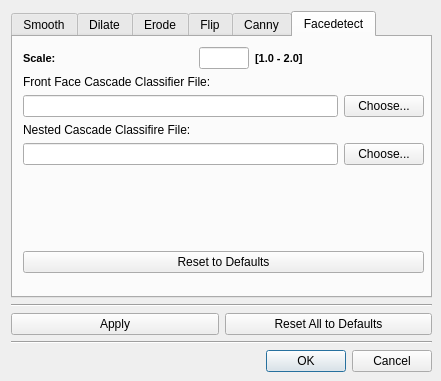
<?xml version="1.0" encoding="UTF-8"?>
<ui version="4.0">
 <class>ProcessingSettingsDialog</class>
 <widget class="QDialog" name="ProcessingSettingsDialog">
  <property name="geometry">
   <rect>
    <x>0</x>
    <y>0</y>
    <width>441</width>
    <height>381</height>
   </rect>
  </property>
  <property name="sizePolicy">
   <sizepolicy hsizetype="Minimum" vsizetype="Minimum">
    <horstretch>0</horstretch>
    <verstretch>0</verstretch>
   </sizepolicy>
  </property>
  <property name="minimumSize">
   <size>
    <width>0</width>
    <height>0</height>
   </size>
  </property>
  <property name="windowTitle">
   <string>Processing Settings</string>
  </property>
  <widget class="QWidget" name="layoutWidget">
   <property name="geometry">
    <rect>
     <x>11</x>
     <y>11</y>
     <width>421</width>
     <height>361</height>
    </rect>
   </property>
   <layout class="QVBoxLayout" name="verticalLayout_1">
    <item>
     <widget class="QTabWidget" name="tabWidget">
      <property name="currentIndex">
       <number>5</number>
      </property>
      <widget class="QWidget" name="smoothTab">
       <attribute name="title">
        <string>Smooth</string>
       </attribute>
       <widget class="QWidget" name="layoutWidget">
        <property name="geometry">
         <rect>
          <x>10</x>
          <y>10</y>
          <width>401</width>
          <height>225</height>
         </rect>
        </property>
        <layout class="QVBoxLayout" name="verticalLayout_5">
         <item>
          <layout class="QHBoxLayout" name="horizontalLayout_5">
           <item>
            <layout class="QVBoxLayout" name="verticalLayout_3">
             <item>
              <widget class="QLabel" name="label_2">
               <property name="sizePolicy">
                <sizepolicy hsizetype="Preferred" vsizetype="Minimum">
                 <horstretch>0</horstretch>
                 <verstretch>0</verstretch>
                </sizepolicy>
               </property>
               <property name="minimumSize">
                <size>
                 <width>0</width>
                 <height>27</height>
                </size>
               </property>
               <property name="maximumSize">
                <size>
                 <width>16777215</width>
                 <height>27</height>
                </size>
               </property>
               <property name="font">
                <font>
                 <pointsize>8</pointsize>
                 <weight>75</weight>
                 <bold>true</bold>
                </font>
               </property>
               <property name="text">
                <string>Type:</string>
               </property>
              </widget>
             </item>
             <item>
              <layout class="QVBoxLayout" name="verticalLayout_2">
               <item>
                <widget class="QRadioButton" name="smoothBlurNoScaleButton">
                 <property name="font">
                  <font>
                   <pointsize>8</pointsize>
                  </font>
                 </property>
                 <property name="text">
                  <string>Blur (no scale)</string>
                 </property>
                 <attribute name="buttonGroup">
                  <string>smoothTypeGroup</string>
                 </attribute>
                </widget>
               </item>
               <item>
                <widget class="QRadioButton" name="smoothBlurButton">
                 <property name="font">
                  <font>
                   <pointsize>8</pointsize>
                  </font>
                 </property>
                 <property name="text">
                  <string>Blur</string>
                 </property>
                 <attribute name="buttonGroup">
                  <string>smoothTypeGroup</string>
                 </attribute>
                </widget>
               </item>
               <item>
                <widget class="QRadioButton" name="smoothGaussianButton">
                 <property name="font">
                  <font>
                   <pointsize>8</pointsize>
                  </font>
                 </property>
                 <property name="text">
                  <string>Gaussian</string>
                 </property>
                 <attribute name="buttonGroup">
                  <string>smoothTypeGroup</string>
                 </attribute>
                </widget>
               </item>
               <item>
                <widget class="QRadioButton" name="smoothMedianButton">
                 <property name="font">
                  <font>
                   <pointsize>8</pointsize>
                  </font>
                 </property>
                 <property name="text">
                  <string>Median</string>
                 </property>
                 <attribute name="buttonGroup">
                  <string>smoothTypeGroup</string>
                 </attribute>
                </widget>
               </item>
               <item>
                <spacer name="verticalSpacer">
                 <property name="orientation">
                  <enum>Qt::Vertical</enum>
                 </property>
                 <property name="sizeHint" stdset="0">
                  <size>
                   <width>20</width>
                   <height>40</height>
                  </size>
                 </property>
                </spacer>
               </item>
              </layout>
             </item>
            </layout>
           </item>
           <item>
            <layout class="QVBoxLayout" name="verticalLayout_4">
             <item>
              <widget class="QLabel" name="label_3">
               <property name="minimumSize">
                <size>
                 <width>0</width>
                 <height>27</height>
                </size>
               </property>
               <property name="maximumSize">
                <size>
                 <width>16777215</width>
                 <height>27</height>
                </size>
               </property>
               <property name="font">
                <font>
                 <pointsize>8</pointsize>
                 <weight>75</weight>
                 <bold>true</bold>
                </font>
               </property>
               <property name="text">
                <string>Parameters:</string>
               </property>
              </widget>
             </item>
             <item>
              <layout class="QVBoxLayout" name="verticalLayout">
               <item>
                <layout class="QHBoxLayout" name="horizontalLayout_4">
                 <item>
                  <widget class="QLabel" name="label_4">
                   <property name="sizePolicy">
                    <sizepolicy hsizetype="Minimum" vsizetype="Preferred">
                     <horstretch>0</horstretch>
                     <verstretch>0</verstretch>
                    </sizepolicy>
                   </property>
                   <property name="minimumSize">
                    <size>
                     <width>20</width>
                     <height>0</height>
                    </size>
                   </property>
                   <property name="maximumSize">
                    <size>
                     <width>20</width>
                     <height>16777215</height>
                    </size>
                   </property>
                   <property name="font">
                    <font>
                     <pointsize>8</pointsize>
                    </font>
                   </property>
                   <property name="text">
                    <string>1:</string>
                   </property>
                  </widget>
                 </item>
                 <item>
                  <widget class="QLineEdit" name="smoothParam1Edit">
                   <property name="sizePolicy">
                    <sizepolicy hsizetype="Minimum" vsizetype="Fixed">
                     <horstretch>0</horstretch>
                     <verstretch>0</verstretch>
                    </sizepolicy>
                   </property>
                   <property name="minimumSize">
                    <size>
                     <width>50</width>
                     <height>0</height>
                    </size>
                   </property>
                   <property name="maximumSize">
                    <size>
                     <width>50</width>
                     <height>16777215</height>
                    </size>
                   </property>
                  </widget>
                 </item>
                 <item>
                  <widget class="QLabel" name="smoothParam1RangeLabel">
                   <property name="font">
                    <font>
                     <pointsize>8</pointsize>
                     <weight>75</weight>
                     <bold>true</bold>
                    </font>
                   </property>
                   <property name="text">
                    <string/>
                   </property>
                  </widget>
                 </item>
                </layout>
               </item>
               <item>
                <layout class="QHBoxLayout" name="horizontalLayout_3">
                 <item>
                  <widget class="QLabel" name="label_5">
                   <property name="sizePolicy">
                    <sizepolicy hsizetype="Minimum" vsizetype="Preferred">
                     <horstretch>0</horstretch>
                     <verstretch>0</verstretch>
                    </sizepolicy>
                   </property>
                   <property name="minimumSize">
                    <size>
                     <width>20</width>
                     <height>0</height>
                    </size>
                   </property>
                   <property name="maximumSize">
                    <size>
                     <width>20</width>
                     <height>16777215</height>
                    </size>
                   </property>
                   <property name="font">
                    <font>
                     <pointsize>8</pointsize>
                    </font>
                   </property>
                   <property name="text">
                    <string>2:</string>
                   </property>
                  </widget>
                 </item>
                 <item>
                  <widget class="QLineEdit" name="smoothParam2Edit">
                   <property name="sizePolicy">
                    <sizepolicy hsizetype="Minimum" vsizetype="Fixed">
                     <horstretch>0</horstretch>
                     <verstretch>0</verstretch>
                    </sizepolicy>
                   </property>
                   <property name="minimumSize">
                    <size>
                     <width>50</width>
                     <height>0</height>
                    </size>
                   </property>
                   <property name="maximumSize">
                    <size>
                     <width>50</width>
                     <height>16777215</height>
                    </size>
                   </property>
                  </widget>
                 </item>
                 <item>
                  <widget class="QLabel" name="smoothParam2RangeLabel">
                   <property name="font">
                    <font>
                     <pointsize>8</pointsize>
                     <weight>75</weight>
                     <bold>true</bold>
                    </font>
                   </property>
                   <property name="text">
                    <string/>
                   </property>
                  </widget>
                 </item>
                </layout>
               </item>
               <item>
                <layout class="QHBoxLayout" name="horizontalLayout_2">
                 <item>
                  <widget class="QLabel" name="label_6">
                   <property name="sizePolicy">
                    <sizepolicy hsizetype="Minimum" vsizetype="Preferred">
                     <horstretch>0</horstretch>
                     <verstretch>0</verstretch>
                    </sizepolicy>
                   </property>
                   <property name="minimumSize">
                    <size>
                     <width>20</width>
                     <height>0</height>
                    </size>
                   </property>
                   <property name="maximumSize">
                    <size>
                     <width>20</width>
                     <height>16777215</height>
                    </size>
                   </property>
                   <property name="font">
                    <font>
                     <pointsize>8</pointsize>
                    </font>
                   </property>
                   <property name="text">
                    <string>3:</string>
                   </property>
                  </widget>
                 </item>
                 <item>
                  <widget class="QLineEdit" name="smoothParam3Edit">
                   <property name="sizePolicy">
                    <sizepolicy hsizetype="Minimum" vsizetype="Fixed">
                     <horstretch>0</horstretch>
                     <verstretch>0</verstretch>
                    </sizepolicy>
                   </property>
                   <property name="minimumSize">
                    <size>
                     <width>50</width>
                     <height>0</height>
                    </size>
                   </property>
                   <property name="maximumSize">
                    <size>
                     <width>50</width>
                     <height>16777215</height>
                    </size>
                   </property>
                  </widget>
                 </item>
                 <item>
                  <widget class="QLabel" name="smoothParam3RangeLabel">
                   <property name="font">
                    <font>
                     <pointsize>8</pointsize>
                     <weight>75</weight>
                     <bold>true</bold>
                    </font>
                   </property>
                   <property name="text">
                    <string/>
                   </property>
                  </widget>
                 </item>
                </layout>
               </item>
               <item>
                <layout class="QHBoxLayout" name="horizontalLayout_1">
                 <item>
                  <widget class="QLabel" name="label_7">
                   <property name="sizePolicy">
                    <sizepolicy hsizetype="Minimum" vsizetype="Preferred">
                     <horstretch>0</horstretch>
                     <verstretch>0</verstretch>
                    </sizepolicy>
                   </property>
                   <property name="minimumSize">
                    <size>
                     <width>20</width>
                     <height>0</height>
                    </size>
                   </property>
                   <property name="maximumSize">
                    <size>
                     <width>20</width>
                     <height>16777215</height>
                    </size>
                   </property>
                   <property name="font">
                    <font>
                     <pointsize>8</pointsize>
                    </font>
                   </property>
                   <property name="text">
                    <string>4:</string>
                   </property>
                  </widget>
                 </item>
                 <item>
                  <widget class="QLineEdit" name="smoothParam4Edit">
                   <property name="sizePolicy">
                    <sizepolicy hsizetype="Minimum" vsizetype="Fixed">
                     <horstretch>0</horstretch>
                     <verstretch>0</verstretch>
                    </sizepolicy>
                   </property>
                   <property name="minimumSize">
                    <size>
                     <width>50</width>
                     <height>0</height>
                    </size>
                   </property>
                   <property name="maximumSize">
                    <size>
                     <width>50</width>
                     <height>16777215</height>
                    </size>
                   </property>
                  </widget>
                 </item>
                 <item>
                  <widget class="QLabel" name="smoothParam4RangeLabel">
                   <property name="font">
                    <font>
                     <pointsize>8</pointsize>
                     <weight>75</weight>
                     <bold>true</bold>
                    </font>
                   </property>
                   <property name="text">
                    <string/>
                   </property>
                  </widget>
                 </item>
                </layout>
               </item>
               <item>
                <spacer name="verticalSpacer_2">
                 <property name="orientation">
                  <enum>Qt::Vertical</enum>
                 </property>
                 <property name="sizeHint" stdset="0">
                  <size>
                   <width>20</width>
                   <height>40</height>
                  </size>
                 </property>
                </spacer>
               </item>
              </layout>
             </item>
            </layout>
           </item>
          </layout>
         </item>
         <item>
          <spacer name="verticalSpacer_1">
           <property name="orientation">
            <enum>Qt::Vertical</enum>
           </property>
           <property name="sizeHint" stdset="0">
            <size>
             <width>20</width>
             <height>40</height>
            </size>
           </property>
          </spacer>
         </item>
         <item>
          <widget class="QPushButton" name="resetSmoothToDefaultsButton">
           <property name="text">
            <string>Reset to Defaults</string>
           </property>
          </widget>
         </item>
        </layout>
       </widget>
      </widget>
      <widget class="QWidget" name="dilateTab">
       <attribute name="title">
        <string>Dilate</string>
       </attribute>
       <widget class="QWidget" name="layoutWidget">
        <property name="geometry">
         <rect>
          <x>10</x>
          <y>10</y>
          <width>401</width>
          <height>221</height>
         </rect>
        </property>
        <layout class="QVBoxLayout" name="verticalLayout_7">
         <item>
          <layout class="QHBoxLayout" name="horizontalLayout_7">
           <item>
            <widget class="QLabel" name="label_14">
             <property name="font">
              <font>
               <pointsize>8</pointsize>
               <weight>75</weight>
               <bold>true</bold>
              </font>
             </property>
             <property name="text">
              <string>Number of iterations:</string>
             </property>
            </widget>
           </item>
           <item>
            <widget class="QLineEdit" name="dilateIterationsEdit">
             <property name="sizePolicy">
              <sizepolicy hsizetype="Minimum" vsizetype="Fixed">
               <horstretch>0</horstretch>
               <verstretch>0</verstretch>
              </sizepolicy>
             </property>
             <property name="minimumSize">
              <size>
               <width>50</width>
               <height>0</height>
              </size>
             </property>
             <property name="maximumSize">
              <size>
               <width>50</width>
               <height>16777215</height>
              </size>
             </property>
            </widget>
           </item>
           <item>
            <widget class="QLabel" name="label">
             <property name="font">
              <font>
               <pointsize>8</pointsize>
               <weight>75</weight>
               <bold>true</bold>
              </font>
             </property>
             <property name="text">
              <string>[1-99]</string>
             </property>
            </widget>
           </item>
          </layout>
         </item>
         <item>
          <spacer name="verticalSpacer_3">
           <property name="orientation">
            <enum>Qt::Vertical</enum>
           </property>
           <property name="sizeHint" stdset="0">
            <size>
             <width>20</width>
             <height>40</height>
            </size>
           </property>
          </spacer>
         </item>
         <item>
          <widget class="QPushButton" name="resetDilateToDefaultsButton">
           <property name="text">
            <string>Reset to Defaults</string>
           </property>
          </widget>
         </item>
        </layout>
       </widget>
      </widget>
      <widget class="QWidget" name="erodeTab">
       <attribute name="title">
        <string>Erode</string>
       </attribute>
       <widget class="QWidget" name="layoutWidget">
        <property name="geometry">
         <rect>
          <x>10</x>
          <y>10</y>
          <width>401</width>
          <height>221</height>
         </rect>
        </property>
        <layout class="QVBoxLayout" name="verticalLayout_8">
         <item>
          <layout class="QHBoxLayout" name="horizontalLayout_8">
           <item>
            <widget class="QLabel" name="label_17">
             <property name="font">
              <font>
               <pointsize>8</pointsize>
               <weight>75</weight>
               <bold>true</bold>
              </font>
             </property>
             <property name="text">
              <string>Number of iterations:</string>
             </property>
            </widget>
           </item>
           <item>
            <widget class="QLineEdit" name="erodeIterationsEdit">
             <property name="sizePolicy">
              <sizepolicy hsizetype="Minimum" vsizetype="Fixed">
               <horstretch>0</horstretch>
               <verstretch>0</verstretch>
              </sizepolicy>
             </property>
             <property name="minimumSize">
              <size>
               <width>50</width>
               <height>0</height>
              </size>
             </property>
             <property name="maximumSize">
              <size>
               <width>50</width>
               <height>16777215</height>
              </size>
             </property>
            </widget>
           </item>
           <item>
            <widget class="QLabel" name="label_13">
             <property name="font">
              <font>
               <pointsize>8</pointsize>
               <weight>75</weight>
               <bold>true</bold>
              </font>
             </property>
             <property name="text">
              <string>[1-99]</string>
             </property>
            </widget>
           </item>
          </layout>
         </item>
         <item>
          <spacer name="verticalSpacer_4">
           <property name="orientation">
            <enum>Qt::Vertical</enum>
           </property>
           <property name="sizeHint" stdset="0">
            <size>
             <width>20</width>
             <height>40</height>
            </size>
           </property>
          </spacer>
         </item>
         <item>
          <widget class="QPushButton" name="resetErodeToDefaultsButton">
           <property name="text">
            <string>Reset to Defaults</string>
           </property>
          </widget>
         </item>
        </layout>
       </widget>
      </widget>
      <widget class="QWidget" name="flipTab">
       <attribute name="title">
        <string>Flip</string>
       </attribute>
       <widget class="QWidget" name="layoutWidget">
        <property name="geometry">
         <rect>
          <x>10</x>
          <y>10</y>
          <width>401</width>
          <height>221</height>
         </rect>
        </property>
        <layout class="QVBoxLayout" name="verticalLayout_9">
         <item>
          <layout class="QHBoxLayout" name="horizontalLayout_9">
           <item>
            <widget class="QLabel" name="label_12">
             <property name="sizePolicy">
              <sizepolicy hsizetype="Preferred" vsizetype="Minimum">
               <horstretch>0</horstretch>
               <verstretch>0</verstretch>
              </sizepolicy>
             </property>
             <property name="minimumSize">
              <size>
               <width>0</width>
               <height>27</height>
              </size>
             </property>
             <property name="maximumSize">
              <size>
               <width>16777215</width>
               <height>27</height>
              </size>
             </property>
             <property name="font">
              <font>
               <pointsize>8</pointsize>
               <weight>75</weight>
               <bold>true</bold>
              </font>
             </property>
             <property name="text">
              <string>Mode:</string>
             </property>
            </widget>
           </item>
           <item>
            <widget class="QRadioButton" name="flipXAxisButton">
             <property name="font">
              <font>
               <pointsize>8</pointsize>
              </font>
             </property>
             <property name="text">
              <string>X-axis</string>
             </property>
             <attribute name="buttonGroup">
              <string>flipModeGroup</string>
             </attribute>
            </widget>
           </item>
           <item>
            <widget class="QRadioButton" name="flipYAxisButton">
             <property name="font">
              <font>
               <pointsize>8</pointsize>
              </font>
             </property>
             <property name="text">
              <string>Y-axis</string>
             </property>
             <attribute name="buttonGroup">
              <string>flipModeGroup</string>
             </attribute>
            </widget>
           </item>
           <item>
            <widget class="QRadioButton" name="flipBothAxesButton">
             <property name="font">
              <font>
               <pointsize>8</pointsize>
              </font>
             </property>
             <property name="text">
              <string>Both axes</string>
             </property>
             <attribute name="buttonGroup">
              <string>flipModeGroup</string>
             </attribute>
            </widget>
           </item>
          </layout>
         </item>
         <item>
          <spacer name="verticalSpacer_5">
           <property name="orientation">
            <enum>Qt::Vertical</enum>
           </property>
           <property name="sizeHint" stdset="0">
            <size>
             <width>20</width>
             <height>40</height>
            </size>
           </property>
          </spacer>
         </item>
         <item>
          <widget class="QPushButton" name="resetFlipToDefaultsButton">
           <property name="text">
            <string>Reset to Defaults</string>
           </property>
          </widget>
         </item>
        </layout>
       </widget>
      </widget>
      <widget class="QWidget" name="cannyTab">
       <attribute name="title">
        <string>Canny</string>
       </attribute>
       <widget class="QWidget" name="layoutWidget">
        <property name="geometry">
         <rect>
          <x>10</x>
          <y>10</y>
          <width>401</width>
          <height>221</height>
         </rect>
        </property>
        <layout class="QVBoxLayout" name="verticalLayout_6">
         <item>
          <layout class="QHBoxLayout" name="horizontalLayout_10">
           <item>
            <widget class="QLabel" name="label_1">
             <property name="font">
              <font>
               <pointsize>8</pointsize>
               <weight>75</weight>
               <bold>true</bold>
              </font>
             </property>
             <property name="text">
              <string>Threshold 1:</string>
             </property>
            </widget>
           </item>
           <item>
            <widget class="QLineEdit" name="cannyThresh1Edit">
             <property name="sizePolicy">
              <sizepolicy hsizetype="Minimum" vsizetype="Fixed">
               <horstretch>0</horstretch>
               <verstretch>0</verstretch>
              </sizepolicy>
             </property>
             <property name="minimumSize">
              <size>
               <width>50</width>
               <height>0</height>
              </size>
             </property>
             <property name="maximumSize">
              <size>
               <width>50</width>
               <height>16777215</height>
              </size>
             </property>
            </widget>
           </item>
           <item>
            <widget class="QLabel" name="label_8">
             <property name="font">
              <font>
               <pointsize>8</pointsize>
               <weight>75</weight>
               <bold>true</bold>
              </font>
             </property>
             <property name="text">
              <string>[0-999]</string>
             </property>
            </widget>
           </item>
          </layout>
         </item>
         <item>
          <layout class="QHBoxLayout" name="horizontalLayout_11">
           <item>
            <widget class="QLabel" name="label_16">
             <property name="font">
              <font>
               <pointsize>8</pointsize>
               <weight>75</weight>
               <bold>true</bold>
              </font>
             </property>
             <property name="text">
              <string>Threshold 2:</string>
             </property>
            </widget>
           </item>
           <item>
            <widget class="QLineEdit" name="cannyThresh2Edit">
             <property name="sizePolicy">
              <sizepolicy hsizetype="Minimum" vsizetype="Fixed">
               <horstretch>0</horstretch>
               <verstretch>0</verstretch>
              </sizepolicy>
             </property>
             <property name="minimumSize">
              <size>
               <width>50</width>
               <height>0</height>
              </size>
             </property>
             <property name="maximumSize">
              <size>
               <width>50</width>
               <height>16777215</height>
              </size>
             </property>
            </widget>
           </item>
           <item>
            <widget class="QLabel" name="label_20">
             <property name="font">
              <font>
               <pointsize>8</pointsize>
               <weight>75</weight>
               <bold>true</bold>
              </font>
             </property>
             <property name="text">
              <string>[0-999]</string>
             </property>
            </widget>
           </item>
          </layout>
         </item>
         <item>
          <layout class="QHBoxLayout" name="horizontalLayout_12">
           <item>
            <widget class="QLabel" name="label_10">
             <property name="font">
              <font>
               <pointsize>8</pointsize>
               <weight>75</weight>
               <bold>true</bold>
              </font>
             </property>
             <property name="text">
              <string>Aperture Size:</string>
             </property>
            </widget>
           </item>
           <item>
            <widget class="QLineEdit" name="cannyApertureSizeEdit">
             <property name="sizePolicy">
              <sizepolicy hsizetype="Minimum" vsizetype="Fixed">
               <horstretch>0</horstretch>
               <verstretch>0</verstretch>
              </sizepolicy>
             </property>
             <property name="minimumSize">
              <size>
               <width>50</width>
               <height>0</height>
              </size>
             </property>
             <property name="maximumSize">
              <size>
               <width>50</width>
               <height>16777215</height>
              </size>
             </property>
            </widget>
           </item>
           <item>
            <widget class="QLabel" name="label_9">
             <property name="font">
              <font>
               <pointsize>8</pointsize>
               <weight>75</weight>
               <bold>true</bold>
              </font>
             </property>
             <property name="text">
              <string>[3/5/7]</string>
             </property>
            </widget>
           </item>
          </layout>
         </item>
         <item>
          <spacer name="verticalSpacer_6">
           <property name="orientation">
            <enum>Qt::Vertical</enum>
           </property>
           <property name="sizeHint" stdset="0">
            <size>
             <width>20</width>
             <height>40</height>
            </size>
           </property>
          </spacer>
         </item>
         <item>
          <widget class="QPushButton" name="resetCannyToDefaultsButton">
           <property name="text">
            <string>Reset to Defaults</string>
           </property>
          </widget>
         </item>
        </layout>
       </widget>
      </widget>
      <widget class="QWidget" name="facedetectTab">
       <attribute name="title">
        <string>Facedetect</string>
       </attribute>
       <widget class="QWidget" name="layoutWidget_2">
        <property name="geometry">
         <rect>
          <x>10</x>
          <y>10</y>
          <width>401</width>
          <height>226</height>
         </rect>
        </property>
        <layout class="QVBoxLayout" name="verticalLayout_11">
         <item>
          <layout class="QHBoxLayout" name="horizontalLayout_14">
           <item>
            <widget class="QLabel" name="label_19">
             <property name="font">
              <font>
               <pointsize>8</pointsize>
               <weight>75</weight>
               <bold>true</bold>
              </font>
             </property>
             <property name="text">
              <string>Scale:</string>
             </property>
            </widget>
           </item>
           <item>
            <widget class="QLineEdit" name="facedetectScaleEdit">
             <property name="sizePolicy">
              <sizepolicy hsizetype="Minimum" vsizetype="Fixed">
               <horstretch>0</horstretch>
               <verstretch>0</verstretch>
              </sizepolicy>
             </property>
             <property name="minimumSize">
              <size>
               <width>50</width>
               <height>0</height>
              </size>
             </property>
             <property name="maximumSize">
              <size>
               <width>50</width>
               <height>16777215</height>
              </size>
             </property>
            </widget>
           </item>
           <item>
            <widget class="QLabel" name="label_21">
             <property name="font">
              <font>
               <pointsize>8</pointsize>
               <weight>75</weight>
               <bold>true</bold>
              </font>
             </property>
             <property name="text">
              <string>[1.0 - 2.0]</string>
             </property>
            </widget>
           </item>
          </layout>
         </item>
         <item>
          <widget class="QLabel" name="label_11">
           <property name="text">
            <string>Front Face Cascade Classifier File:</string>
           </property>
          </widget>
         </item>
         <item>
          <layout class="QHBoxLayout" name="horizontalLayout">
           <item>
            <widget class="QLineEdit" name="facedetectCascadeFilenameEdit"/>
           </item>
           <item>
            <widget class="QPushButton" name="chooseFacedetectCascadeFileButton">
             <property name="text">
              <string>Choose...</string>
             </property>
            </widget>
           </item>
          </layout>
         </item>
         <item>
          <widget class="QLabel" name="label_15">
           <property name="text">
            <string>Nested Cascade Classifire File:</string>
           </property>
          </widget>
         </item>
         <item>
          <layout class="QHBoxLayout" name="horizontalLayout_13">
           <item>
            <widget class="QLineEdit" name="facedetectNestedCasssscadeFilenameEdit"/>
           </item>
           <item>
            <widget class="QPushButton" name="chooseFacedetectNestedCascadeFileButton">
             <property name="text">
              <string>Choose...</string>
             </property>
            </widget>
           </item>
          </layout>
         </item>
         <item>
          <spacer name="verticalSpacer_8">
           <property name="orientation">
            <enum>Qt::Vertical</enum>
           </property>
           <property name="sizeHint" stdset="0">
            <size>
             <width>20</width>
             <height>40</height>
            </size>
           </property>
          </spacer>
         </item>
         <item>
          <widget class="QPushButton" name="resetFaceDetectToDefaultsButton">
           <property name="text">
            <string>Reset to Defaults</string>
           </property>
          </widget>
         </item>
        </layout>
       </widget>
      </widget>
     </widget>
    </item>
    <item>
     <widget class="Line" name="line_2">
      <property name="orientation">
       <enum>Qt::Horizontal</enum>
      </property>
     </widget>
    </item>
    <item>
     <layout class="QHBoxLayout" name="horizontalLayout_6">
      <item>
       <widget class="QPushButton" name="applyButton">
        <property name="text">
         <string>Apply</string>
        </property>
       </widget>
      </item>
      <item>
       <widget class="QPushButton" name="resetAllToDefaultsButton">
        <property name="text">
         <string>Reset All to Defaults</string>
        </property>
       </widget>
      </item>
     </layout>
    </item>
    <item>
     <widget class="Line" name="line_1">
      <property name="orientation">
       <enum>Qt::Horizontal</enum>
      </property>
     </widget>
    </item>
    <item>
     <widget class="QDialogButtonBox" name="okCancelBox">
      <property name="orientation">
       <enum>Qt::Horizontal</enum>
      </property>
      <property name="standardButtons">
       <set>QDialogButtonBox::Cancel|QDialogButtonBox::Ok</set>
      </property>
     </widget>
    </item>
   </layout>
  </widget>
 </widget>
 <tabstops>
  <tabstop>tabWidget</tabstop>
  <tabstop>smoothBlurNoScaleButton</tabstop>
  <tabstop>smoothBlurButton</tabstop>
  <tabstop>smoothGaussianButton</tabstop>
  <tabstop>smoothMedianButton</tabstop>
  <tabstop>smoothParam1Edit</tabstop>
  <tabstop>smoothParam2Edit</tabstop>
  <tabstop>smoothParam3Edit</tabstop>
  <tabstop>smoothParam4Edit</tabstop>
  <tabstop>resetSmoothToDefaultsButton</tabstop>
  <tabstop>dilateIterationsEdit</tabstop>
  <tabstop>resetDilateToDefaultsButton</tabstop>
  <tabstop>erodeIterationsEdit</tabstop>
  <tabstop>resetErodeToDefaultsButton</tabstop>
  <tabstop>flipXAxisButton</tabstop>
  <tabstop>flipYAxisButton</tabstop>
  <tabstop>flipBothAxesButton</tabstop>
  <tabstop>resetFlipToDefaultsButton</tabstop>
  <tabstop>cannyThresh1Edit</tabstop>
  <tabstop>cannyThresh2Edit</tabstop>
  <tabstop>cannyApertureSizeEdit</tabstop>
  <tabstop>resetCannyToDefaultsButton</tabstop>
  <tabstop>applyButton</tabstop>
  <tabstop>resetAllToDefaultsButton</tabstop>
  <tabstop>okCancelBox</tabstop>
 </tabstops>
 <resources/>
 <connections>
  <connection>
   <sender>okCancelBox</sender>
   <signal>accepted()</signal>
   <receiver>ProcessingSettingsDialog</receiver>
   <slot>accept()</slot>
   <hints>
    <hint type="sourcelabel">
     <x>430</x>
     <y>136</y>
    </hint>
    <hint type="destinationlabel">
     <x>157</x>
     <y>274</y>
    </hint>
   </hints>
  </connection>
  <connection>
   <sender>okCancelBox</sender>
   <signal>rejected()</signal>
   <receiver>ProcessingSettingsDialog</receiver>
   <slot>reject()</slot>
   <hints>
    <hint type="sourcelabel">
     <x>430</x>
     <y>136</y>
    </hint>
    <hint type="destinationlabel">
     <x>286</x>
     <y>274</y>
    </hint>
   </hints>
  </connection>
 </connections>
 <buttongroups>
  <buttongroup name="smoothTypeGroup"/>
  <buttongroup name="flipModeGroup"/>
 </buttongroups>
</ui>
